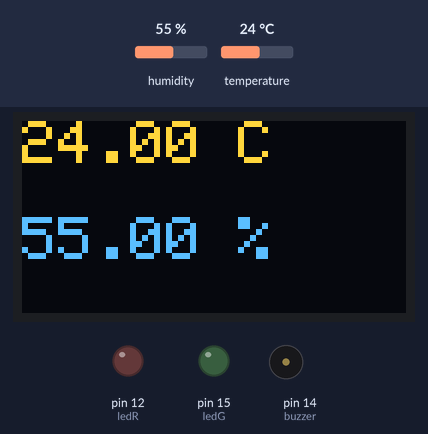
The sketch below on a simulated Arduino Uno, built with avr-gcc and run on an emulated ATmega328P. Shown: 128×64 one-colour display, output pins drawn as LEDs (lit = HIGH), buzzer (waves = sounding, pin HIGH). The inputs (shaded band) are chosen by the test bench; at power-on: temperature 24 °C, humidity 55 %. The OLED is the two-colour kind (top 16 rows yellow); pins used as bus, display or sensor lines are not drawn; what the sketch prints to the serial monitor is not drawn.

Above: at 2.8 s.
2.9 s: temperature set to 27.1 °C
At 4.9 s:
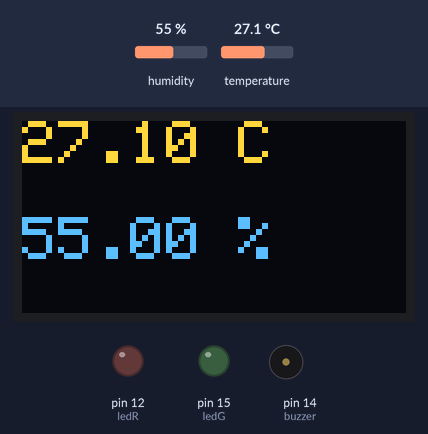
5.6 s: temperature set to 28.5 °C
At 6.6 s:
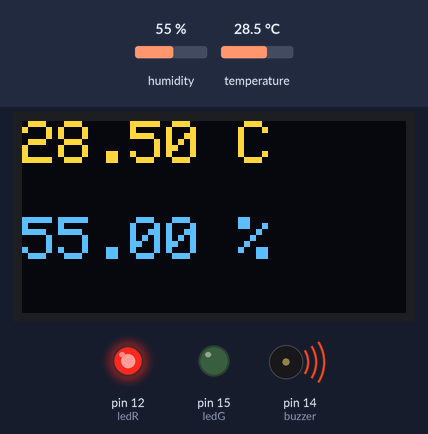
8.3 s: temperature set to 23 °C
At 11.0 s:
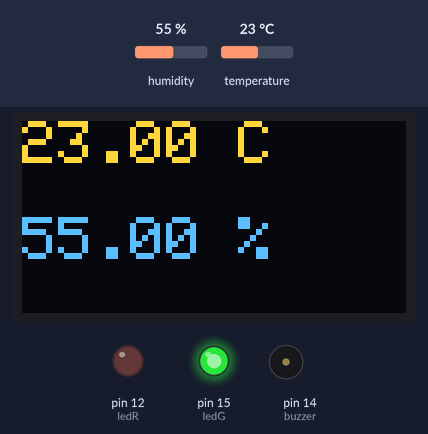
11.7 s: humidity set to 22 %
At 12.6 s:
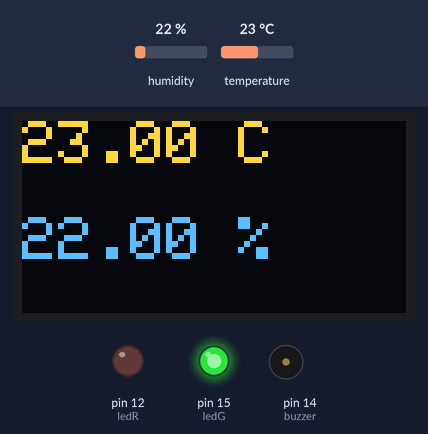
14.4 s: humidity set to 40 %
At 17.0 s:
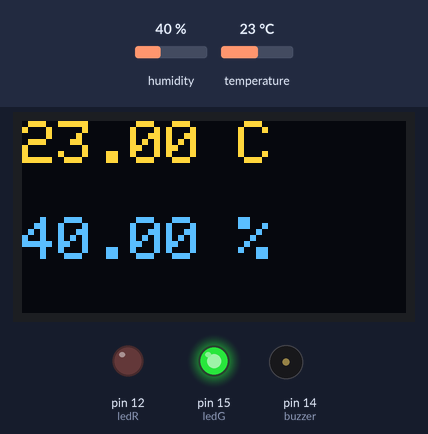
Timing chart, 0 to 18.5 s (numbered marks = the images above; inputs shaded):
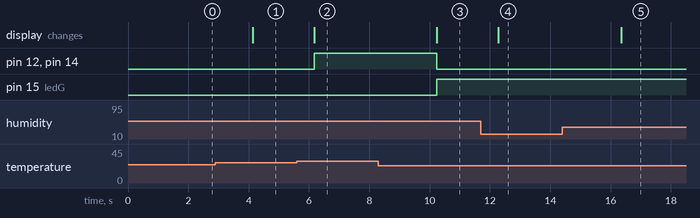

The sketch:

dht11_led_buzzer_OLED.ino
```cpp
/*---------------------KRENOVATOR---------------------
  TEMPERATURE and HUMIDITY SENSOR + LED + BUZZER + OLED
  display

  Demonstrates the DHT11 or DHT22 to know its function
  and how to code it with the trigger of LED and
  buzzer. The temperature and humidity will display
  in OLED display

  Get the code at github
  https://github.com/MZulsyahmi/dht11.git

  by M.Zulsyahmi @krenovator
  October 2018
 */

#include "DHT.h"      //include the library of DHT

/*the library for OLED display*/
#include <SPI.h>
#include <Wire.h>
#include <Adafruit_GFX.h>
#include <Adafruit_SSD1306.h>

#define DHTPIN 0
#define DHTTYPE DHT22
#define buzzer 14
#define OLED_RESET LED_BUILTIN
Adafruit_SSD1306 display(OLED_RESET);

DHT dht(DHTPIN,DHTTYPE);

int ledG = 15;
int ledY = 13;
int ledR = 12;

void setup() {
  Serial.println("Device Started");
  Serial.println("-----------------------------");
  Serial.println("Running DHT!");
  Serial.println("-----------------------------");

  display.clearDisplay();

  Serial.begin(115200);

  display.begin(SSD1306_SWITCHCAPVCC, 0x3C);  // initialize with the I2C addr 0x3D (for the 128x64)

  pinMode(ledR,OUTPUT);
  pinMode(ledY,OUTPUT);
  pinMode(ledG,OUTPUT);
  pinMode(buzzer,OUTPUT);

  // Clear the buffer/display
  display.clearDisplay();
}

void loop() {
  float h = dht.readHumidity();
  float t = dht.readTemperature();

  Serial.print("Temperature: ");
  Serial.print(t);
  Serial.print("  Humidity: ");
  Serial.println(h);

  display.setTextColor(WHITE);
  display.setCursor(0, 0);
  display.setTextSize(2);
  display.print(t);
  display.print(" C");

  display.setTextColor(WHITE);
  display.setCursor(0, 32);
  display.setTextSize(2);
  display.print(h);
  display.print(" %");
  display.display();

  if(t>=20 && t<24){
    digitalWrite(ledG,HIGH);
    digitalWrite(ledY,LOW);
    digitalWrite(ledR,LOW);
    digitalWrite(buzzer,LOW);
  }

  else if(t>=24 && t<28){
    digitalWrite(ledG,LOW);
    digitalWrite(ledY,HIGH);
    digitalWrite(ledR,LOW);
    digitalWrite(buzzer,LOW);
  }

  else if(t>=28){
    digitalWrite(ledG,LOW);
    digitalWrite(ledY,LOW);
    digitalWrite(ledR,HIGH);
    digitalWrite(buzzer,HIGH);
  }

  delay(2000);
  display.clearDisplay();
}
```

Measured:
- the behaviour switches between 27.9 and 28 °C on temperature (found by bisection; images 1 and 2)
- after the input at 2.9 s, the display: changes after 1.2 s (image 1)
- after the input at 5.6 s, pin 12 (ledR), pin 14 (buzzer): LOW → HIGH after 0.57 s; the display: changes after 0.57 s (image 2)
- after the input at 8.3 s, pin 12 (ledR), pin 14 (buzzer): HIGH → LOW after 1.9 s; pin 15 (ledG): LOW → HIGH after 1.9 s; the display: changes after 1.9 s (image 3)
- after the input at 11.7 s, the display: changes after 0.58 s (image 4)
- after the input at 14.4 s, the display: changes after 1.9 s (image 5)
